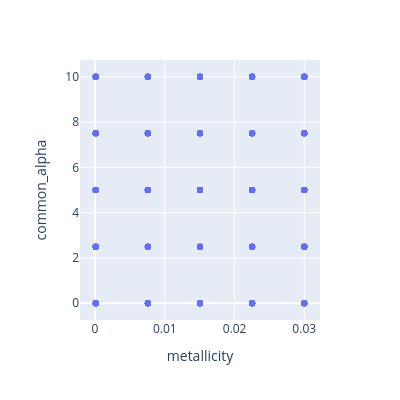

Source (notebook cell):
### Code cell
grid_fig = px.scatter(grid_samples, x="metallicity", y="common_alpha", width=400, height=400)
grid_fig

### Figure 1 — Plotly figure (JSON) as saved in the notebook; plotly's stock layout.template omitted (floating-point values rounded to 4 significant figures; data arrays with more than 128 entries replaced by an {"elided": "..."} marker saying what was removed)
{"data": [{"hovertemplate": "metallicity=%{x}<br>common_alpha=%{y}<extra></extra>", "legendgroup": "", "marker": {"color": "#636efa", "symbol": "circle"}, "mode": "markers", "name": "", "orientation": "v", "showlegend": false, "type": "scatter", "x": {"elided": "625 float values"}, "xaxis": "x", "y": {"elided": "625 float values"}, "yaxis": "y"}], "layout": {"height": 400, "legend": {"tracegroupgap": 0}, "margin": {"t": 60}, "width": 400, "xaxis": {"anchor": "y", "domain": [0, 1], "title": {"text": "metallicity"}}, "yaxis": {"anchor": "x", "domain": [0, 1], "title": {"text": "common_alpha"}}}}
